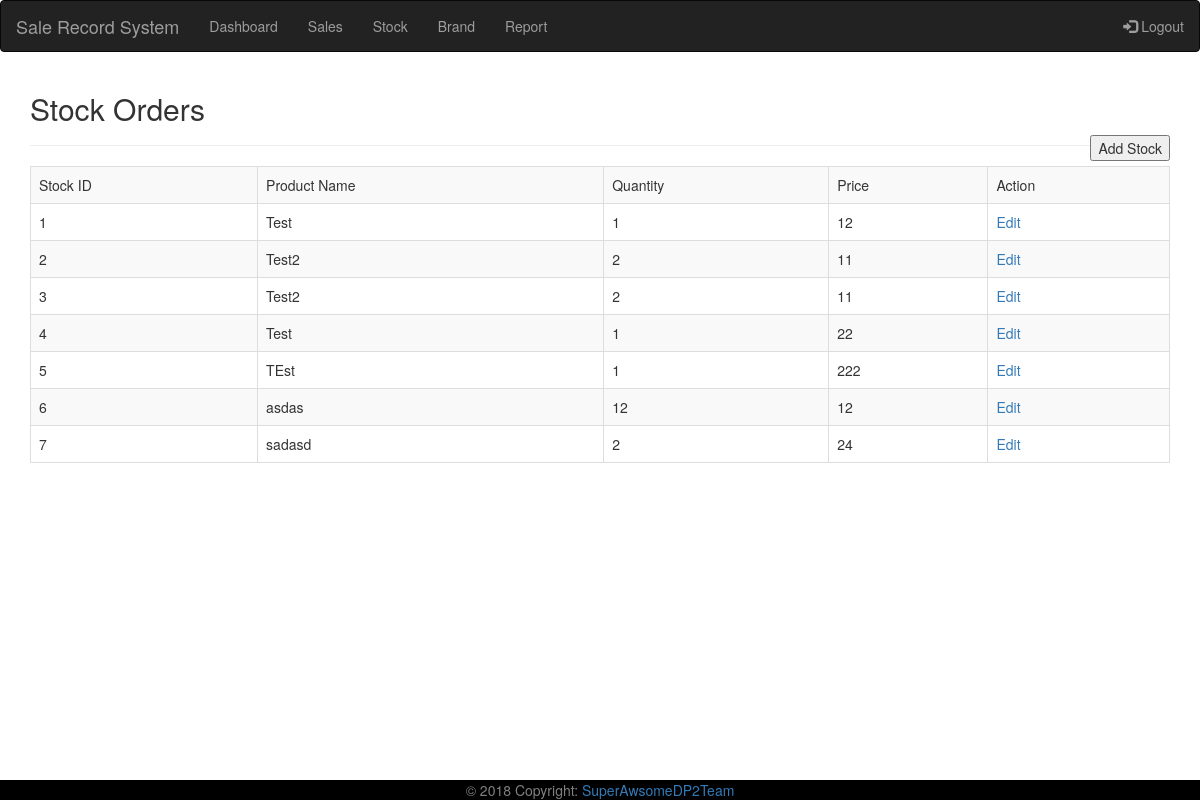
Before: /stock.php with the older database file.
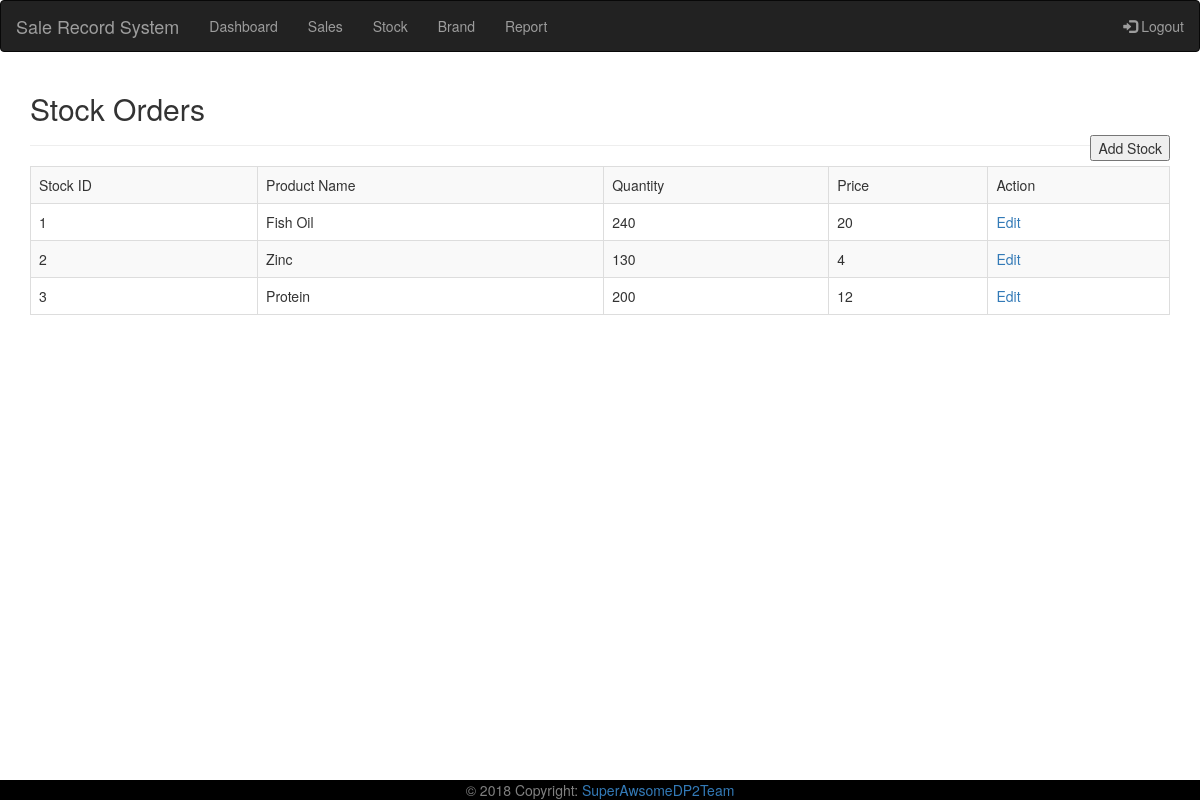
After: the same page with the newer database file.
### tables this page shows
CREATE TABLE `order_stock` (
  `orders_stock_id` int(11) NOT NULL,
  `product_name` varchar(255) NOT NULL,
  `quantity` varchar(255) NOT NULL,
  `price` varchar(255) NOT NULL
);

### stock.php (the view, shortened to what this page needs)
<?php
require_once("action/dp_connect.php");
require_once("includes/header.php");
$sql = "SELECT * FROM `order_stock`";
$result = $connect->query($sql);
echo "<h2>Stock Orders</h2>";
echo "<input class=\"button_normal right_align_button\"  type=\"button\" value=\"Add Stock\" onclick=\"window.location.href='addstock.php'\">";
echo "<hr \>";
echo"<table border='1em' class='table table-bordered table-striped table-hover'>";
echo"
<tr>
  <td>Stock ID</td>
  <td>Product Name</td>
  <td>Quantity</td>
  <td>Price</td>
  <td>Action</td>
</tr>";
while($row = $result->fetch_assoc())
{
    echo"
    <tr>
        <td>".$row["orders_stock_id"]."</td>
        <td>".$row["product_name"]."</td>
        <td>".$row["quantity"]."</td>
        <td>".$row["price"]."</td>
        <td><a href='editstock.php?id=".$row["orders_stock_id"]."' target = '_blank'/a>Edit</td>
    </tr>";
}
echo"</table>";
?>
<?php
require_once("includes/footer.php"); ?>

### includes/header.php (shortened to what this page needs)
<!DOCTYPE html>
<html>
<head>
  <link rel="stylesheet" href="https://maxcdn.bootstrapcdn.com/bootstrap/3.3.7/css/bootstrap.min.css">
  <link rel="stylesheet" type="text/css" href="assets/font-awesome/css/fontawesome.min.css">
  <link rel="stylesheet" type="text/css" href="custom/css/custom.css">
  <link rel="stylesheet" type="text/css" href="assets/jqueryiu/jquery-ui.min.css">
</head>
<body>
<nav class="navbar navbar-inverse">
  <div class="container-fluid">
    <div class="navbar-header">
      <a class="navbar-brand" href="#">Sale Record System</a>
    </div>
    <ul class="nav navbar-nav">
      <li><a href="dashboard.php">Dashboard</a></li>
      <li><a href="sales.php">Sales</a></li>
      <li><a href="stock.php">Stock</a></li>
      <li><a href="brand.php">Brand</a></li>
      <li><a href="report.php">Report</a></li>
    </ul>
    <ul class="nav navbar-nav navbar-right">
      <li><a href="logout.php"><span class="glyphicon glyphicon-log-in"></span> Logout</a></li>
    </ul>
  </div>
</nav>
<div id="main" class="container">

### includes/footer.php (shortened to what this page needs)
	<div class="footer text-center py-3">© 2018 Copyright:
    	<a > SuperAwsomeDP2Team</a>
  	</div>
</body>
</html>

### custom/css/custom.css (style rules this page uses)
#main { overflow:auto; padding-bottom:150px; }
.footer { position: fixed; left: 0; bottom: 0; width: 100%; background-color: black; color: grey; text-align: center; }
.right_align_button { float: right; }

Changed rows visible on the page:
removed order_stock: orders_stock_id "4", product_name "Test", quantity "1", price "22"
removed order_stock: orders_stock_id "5", product_name "TEst", quantity "1", price "222"
removed order_stock: orders_stock_id "6", product_name "asdas", quantity "12", price "12"
removed order_stock: orders_stock_id "7", product_name "sadasd", quantity "2", price "24"
changed order_stock id 1: product_name "Test" → "Fish Oil"; quantity "1" → "240"; price "12" → "20"
changed order_stock id 2: product_name "Test2" → "Zinc"; quantity "2" → "130"; price "11" → "4"
changed order_stock id 3: product_name "Test2" → "Protein"; quantity "2" → "200"; price "11" → "12"
